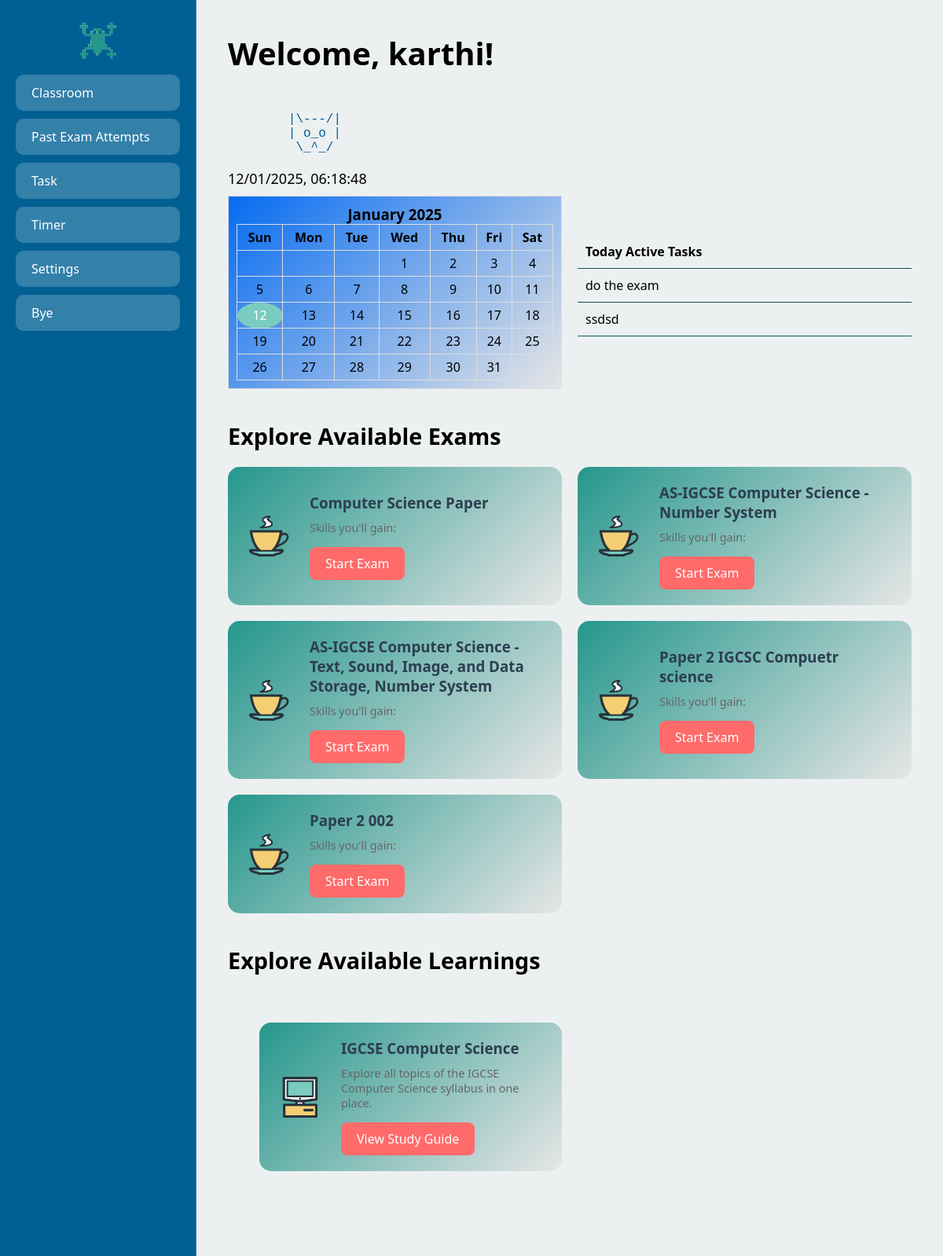
Before: /user_home (signed in) with the older database file.
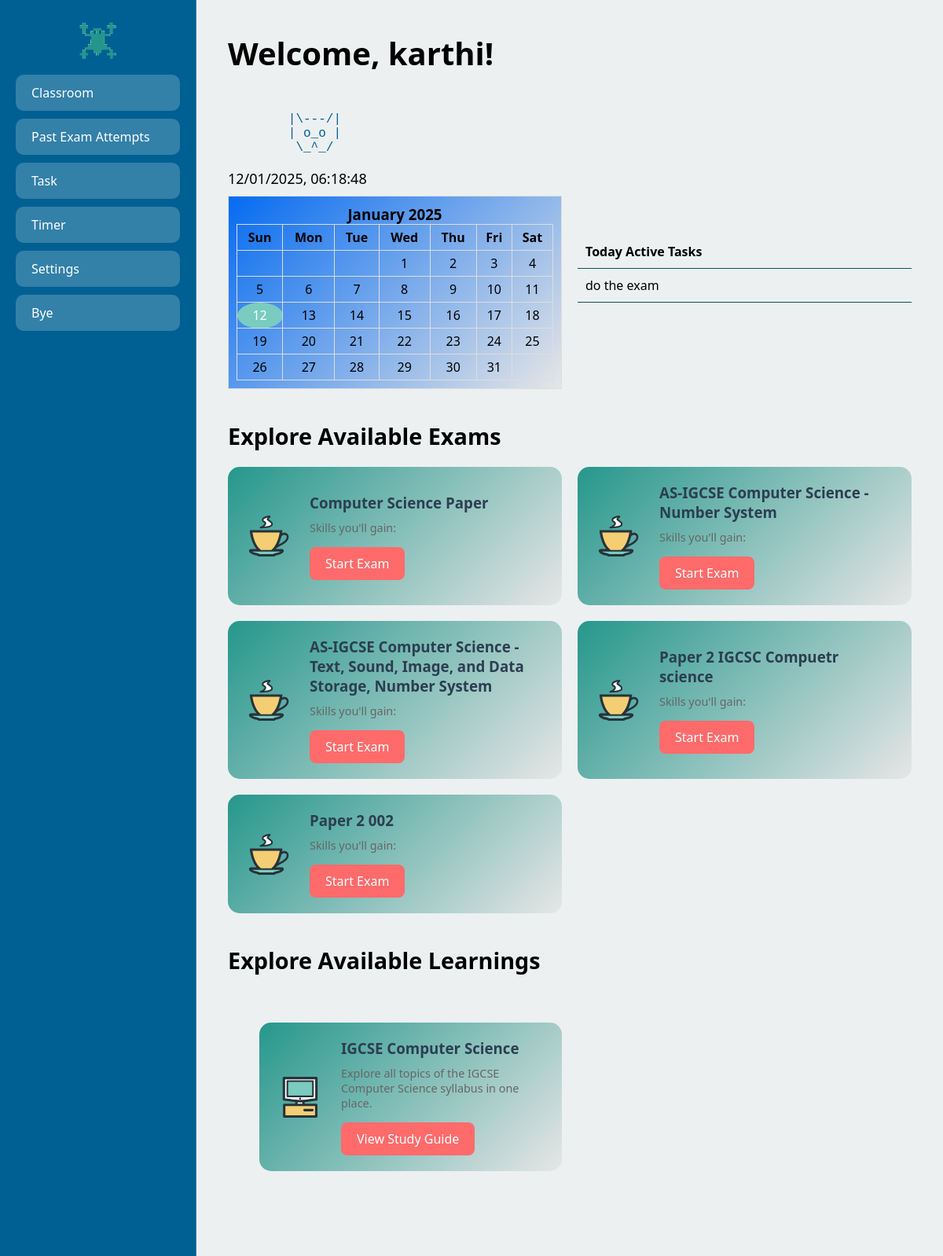
After: the same page with the newer database file.
### app.py (models this page shows)
class ToDo(db.Model):
    id = db.Column(db.Integer, primary_key=True)
    task = db.Column(db.String(200), nullable=False)
    date = db.Column(db.Date, nullable=False)
    user_id = db.Column(db.Integer, db.ForeignKey('user.id'), nullable=False)

class Exam(db.Model):
    __tablename__ = 'exam'
    id = db.Column(db.Integer, primary_key=True)
    title = db.Column(db.String(100), nullable=False)
    questions = db.relationship('Question', backref='exam', lazy=True)

class Learning(db.Model):
    id = db.Column(db.Integer, primary_key=True)
    title = db.Column(db.String(100), nullable=False)  # Title of the learning material
    desc = db.Column(db.Text, nullable=True)           # Description of the learning material
    code = db.Column(db.String(50), nullable=False)    # Code identifier for the learning material

### app.py (the view)
@app.route("/user_home")
@login_required
def user_home():
    attempts = ExamAttempt.query.filter_by(user_id=current_user.id).order_by(ExamAttempt.attempt_date.desc()).all()
    todos = ToDo.query.filter_by(user_id=current_user.id).order_by(ToDo.date.asc()).all()
    user_class = current_user.student_class
    print(user_class)
    exams = db.session.query(Exam).join(ExamMapping).filter(ExamMapping.class_name == user_class).all()
    learnings = db.session.query(Learning).join(LearningsMapping).filter(LearningsMapping.class_name == user_class).all()
    return render_template("user_home.html", exams=exams, attempts=attempts, learnings=learnings, todos=todos)

### app.py (called while the page is built)
@login_manager.user_loader
def load_user(user_id):
    return User.query.get(int(user_id))

### templates/user_home.html (shortened to what this page needs)
<!DOCTYPE html>
<html lang="en">
<head>
</head>
<body>
    <div class="sidebar">
    <center> <img src="static/logo.png" alt="Backbench Logo" ></center>
            <a href="{{ url_for('user_home') }}" class="sidebar-button">Classroom</a>
            <a href="{{ url_for('attempts') }}" class="sidebar-button">Past Exam Attempts</a>
             <a href="{{ url_for('task') }}" class="sidebar-button">Task</a>
            <a href="{{ url_for('countdown') }}" class="sidebar-button">Timer</a>
            <a href="{{ url_for('settings') }}" class="sidebar-button">Settings</a>
        <a href="{{ url_for('logout') }}" class="sidebar-button">Bye</a>
    </div>
    <div class="content">
        <h1>Welcome, {{ current_user.username }}!</h1>
               <div class="cat-container">
            <pre id="ascii-cat"></pre>
        </div>
          <div id="current-time"></div>
        <div class="widget-container">
                <div id="calendar"></div>
        <div class="todo-container">
            <table  class="todo-table">
        <thead>
            <tr>
                <th>Today Active Tasks</th>
            </tr>
        </thead>
        <tbody id="todoList">
            {% for todo in todos %}
            <tr>
                <td>{{ todo.task }}</td>
            </tr>
            {% endfor %}
        </tbody>
    </table>
        </div>
        </div>
        <h2>Explore Available Exams</h2>
        <div class="exam-catalog">
            {% for exam in exams %}
            <div class="exam-card">
                <div class="exam-info">
                    <h3>{{ exam.title }}</h3>
                    <p>Skills you'll gain: {{ exam.skills }}</p>
                    <a href="{{ url_for('exam', exam_id=exam.id, question_number=1) }}" class="exam-link">Start Exam</a>
                </div>
            </div>
            {% endfor %}
        </div>
        <h2>Explore Available Learnings</h2>
        <div class="content">
    {% for learn in learnings %}
    <div class="exam-catalog">
        <div class="exam-card">
            <div class="exam-info">
                <h3>{{ learn.title }}</h3>
                <p>{{ learn.desc }}</p>
                <a href="{{ url_for('learn', code=learn.code) }}" class="exam-link">View Study Guide</a>
            </div>
        </div>
    </div>
     {% endfor %}
</div>
    </div>
</body>
</html>

Changed rows visible on the page:
removed ToDo: task "ssdsd"
